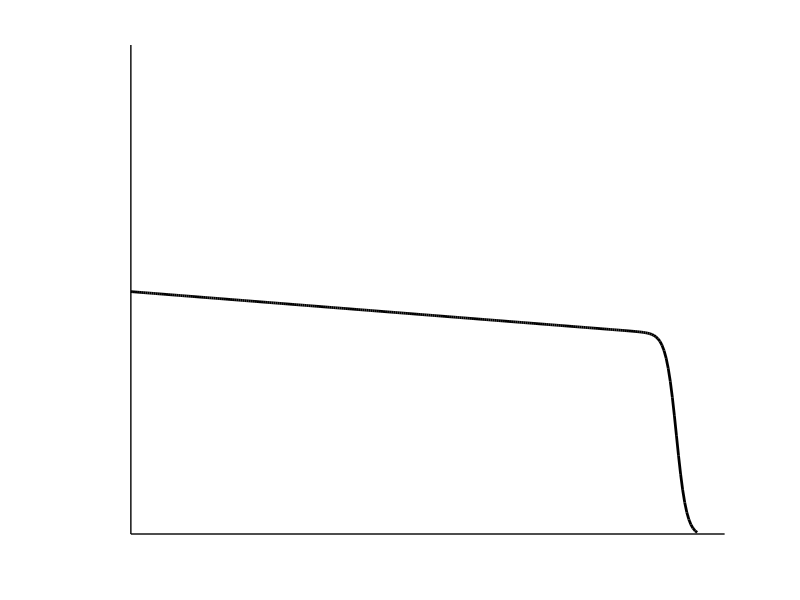
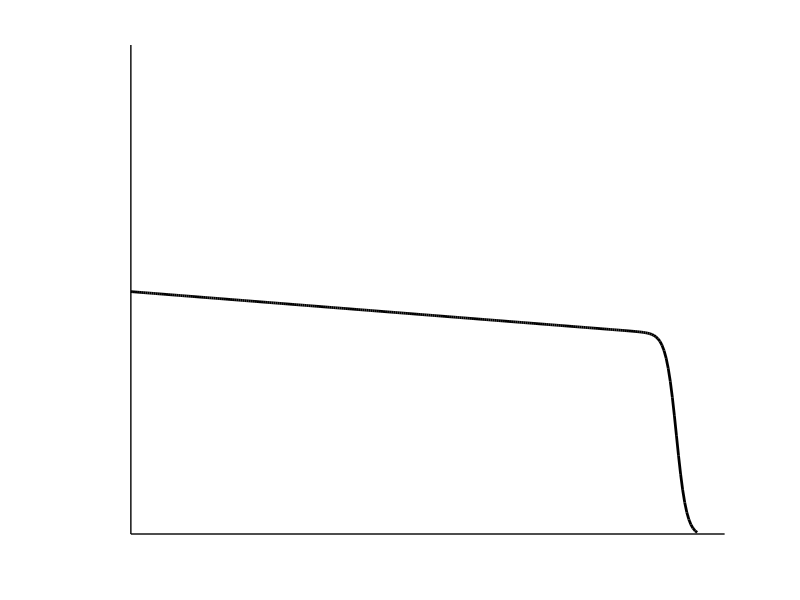

Reproduce these figures in MATLAB, in order.
clf
hold on

hFE=100;
hFC=0.01;
VT=0.025;
VA=12;
VEE=3;
aR=hFC./(1+hFC);
shift=0.13    %zero of characteristic moved to origin

iC=@(iB,vCE) iB.*hFE.*((e.^(vCE./VT)-1./aR)./(e.^(vCE./VT)+hFE./hFC)).*(1+vCE./VA);

clf
hold on

iB=0.001;
vCE=shift:0.01:3-shift;
plot(VEE-vCE,iC(iB,vCE),"color","black","linewidth",2)

IC=iC(iB,3);
%axis
plot([shift,3.5],[0,0],"color","black","linewidth",1);
plot([shift,shift],[0,2*IC],"color","black","linewidth",1)

axis([0,3,0,2*IC])
grid off
axis off

print -demf ebersMollModelMirroredShifted.emf
print -deps ebersMollModelMirroredShifted.eps

